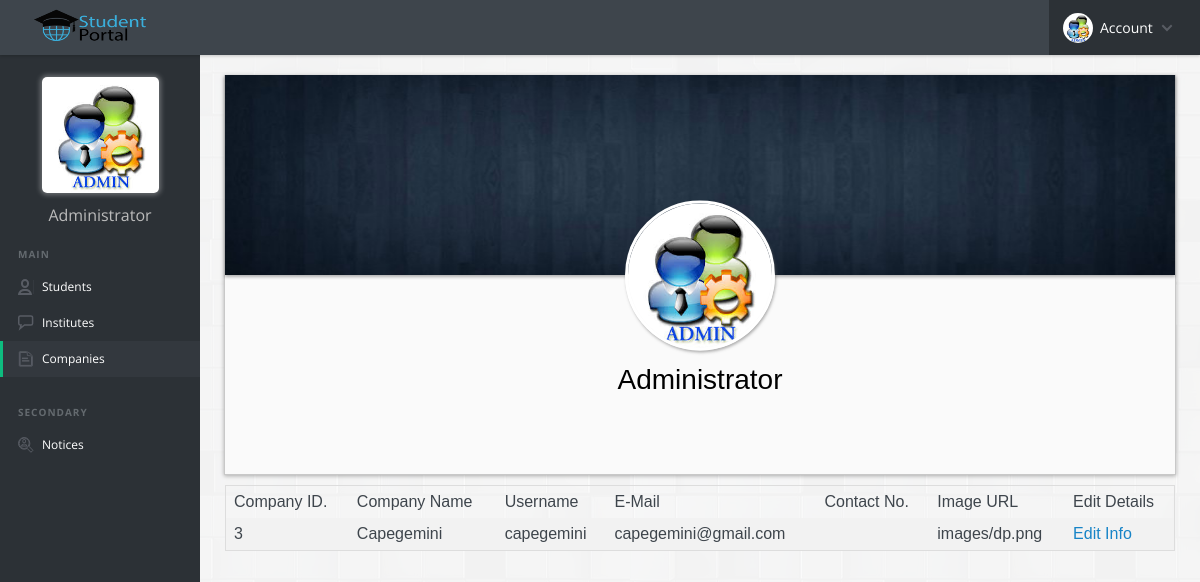
Screenshot of /admincompany.php with the database file from the repository.
### tables this page shows
CREATE TABLE `user` (
  `id` int(11) NOT NULL,
  `name` varchar(100) NOT NULL,
  `user_name` varchar(20) NOT NULL,
  `email_id` text NOT NULL,
  `password` varchar(32) NOT NULL,
  `contact_no` varchar(15) NOT NULL,
  `user_type` enum('student','institute','company') NOT NULL,
  `img_url` varchar(255) NOT NULL DEFAULT 'images/dp.png'
);

### admincompany.php (the view, shortened to what this page needs)
<?php
  include 'config.php';
?>
<!DOCTYPE html>
<html lang="en">
<head>
  <link rel="stylesheet" href="css/reset.css">
  <link rel="stylesheet" href="css/style.css">
  <link rel="stylesheet" href="css/media.css">
  <link rel="stylesheet" href="css/profile.css">
</head>
<body>
  <header class="cd-main-header">
    <a href="admin.php" class="cd-logo"><img src="images/logo.png" alt="Logo"></a>
    <nav class="cd-nav">
      <ul class="cd-top-nav">
        <li class="has-children account">
          <a href="#">
            <img src="images/avatar-01.jpg">
            Account
          </a>
        </li>
      </ul>
    </nav>
  </header>
  <main class="cd-main-content">
    <nav class="cd-side-nav">
      <ul>
        <li class="nav-dp"><a class="dp"><img src="images/avatar-01.jpg"></a></li>
        <li class="nav-name"><h1>Administrator</h1></li>
        <li class="cd-label">Main</li>
        <li class="profile">
          <a href="admin.php">Students</a>
        </li>
        <li class="messages">
          <a href="admininstitute.php">Institutes</span></a>
        </li>
        <li class="documents active">
          <a href="admincompany.php">Companies</a>
        </li>
      </ul>
      <ul>
        <li class="cd-label">Secondary</li>
        <li class="jobs">
          <a href="notices.php">Notices</a>
        </li>
      </ul>
        <br><br>
        <center>
        <iframe width="120px" height="60px" scrolling="no" src="clock.html"></iframe>
        </center>
    </nav>
    <div class="content-wrapper">
      <div class="profile-container">
        <div class="info-box">
          <img id="pro-timeline" src="images/pro-timeline.jpg"></img>
          <div class="pro-title">
                  <center><img class="profile-image" src="images/avatar-01.jpg">
                   <p id="pro-name">Administrator</p></center>
                </div>
              <div class="pro-education student">
                <div style="overflow-x:auto;">
  <table>
    <tr>
      <th>Company ID.</th>
      <th>Company Name</th>
      <th>Username</th>
      <th>E-Mail</th>
      <th>Contact No.</th>
      <th>Image URL</th>
      <th>Edit Details</th>
    </tr>
    <?php
      $query=mysqli_query($connection,"SELECT * FROM user WHERE user_type='company'");
      while($row=mysqli_fetch_array($query))
      {
    ?>
    <tr>
      <td><?php echo $row['id']; ?></td>
      <td><?php echo $row['name']; ?></td>
      <td><?php echo $row['user_name']; ?></td>
      <td><?php echo $row['email_id']; ?></td>
      <td><?php echo $row['contact_no']; ?></td>
      <td><?php echo $row['img_url']; ?></td>
      <td><a href="adminsetting.php?user=<?php echo $row['id'];?>">Edit Info</a></td>
    </tr>
    <?php
  }
    ?>
  </table>
</div>
    </div>
    </div>
  </main>
</body>
</html>

### css/profile.css (style rules this page uses)
.profile-container { display: block; font-family: helvetica; width: 100%; }
.profile-container > div { border:1px solid rgba(0,0,0,0.2); border-top:none; box-shadow: 0px 1px 4px rgba(0,0,0,0.3); background-color: rgb(250,250,250); margin:20px auto; }
.profile-image { height: 150px; width: 150px; border-radius: 50%; margin:0.5%; border:3px solid white; box-shadow: 1px 2px 3px rgba(100,100,100,0.5); }
div.info-box { max-height: 400px; }
img#pro-timeline { width: 100%; max-height: 200px; box-shadow: 0px 2px 3px rgba(0,0,0,0.3); }
div.pro-title { position: relative; transform: translateY(-40%); }
p#pro-name { color: black; font-size: 28px; font-family: helvetica; padding: 8px; }

### admincompany.php (style rules this page uses)
table { border-collapse: collapse; border-spacing: 0; width: 100%; border: 1px solid #ddd; }
th, td { text-align: left; padding: 8px; }
tr:nth-child(even) { background-color: #f2f2f2 }

### rows the page displays
user: id "3", name "Capegemini", user_name "capegemini", email "capegemini@gmail.com", img_url "images/dp.png"
